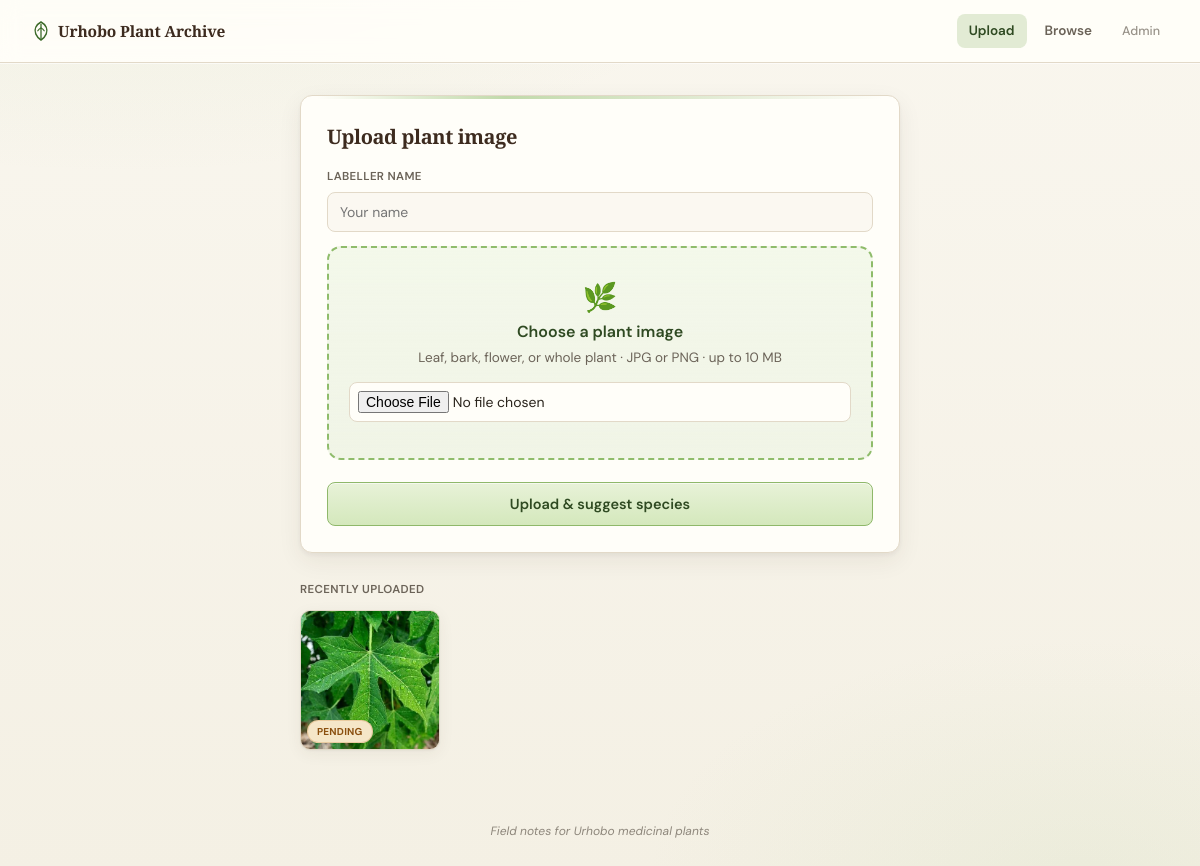
Before: /upload with the older database file.
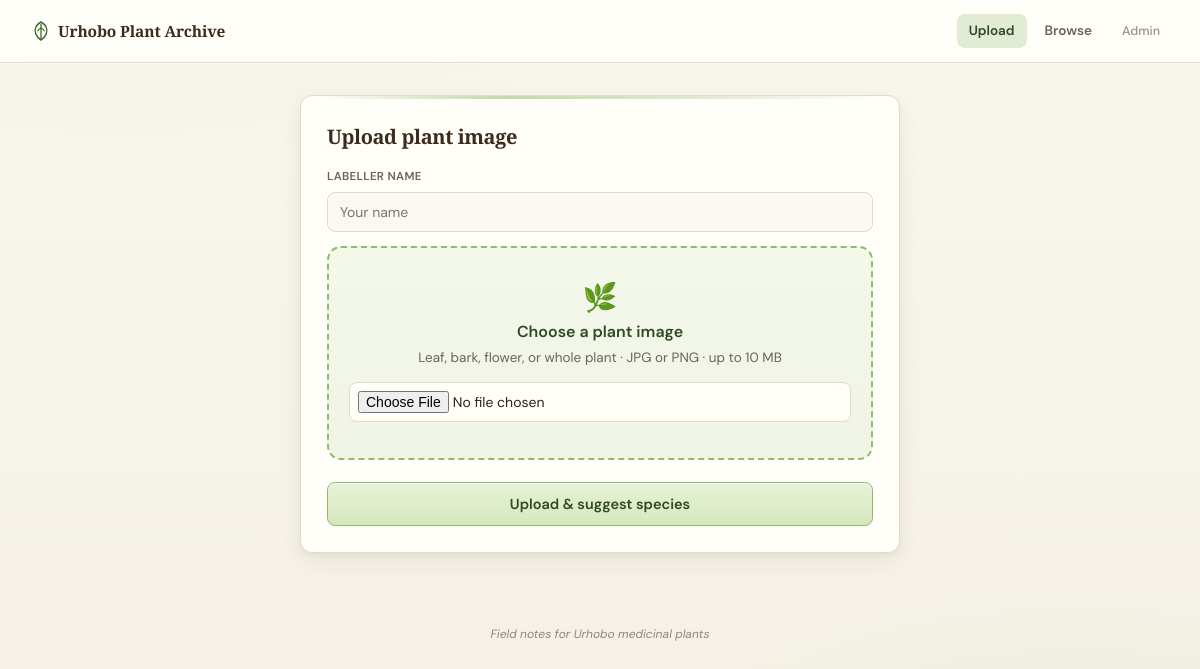
After: the same page with the newer database file.
### tables this page shows
CREATE TABLE images (
    image_id              INTEGER PRIMARY KEY AUTOINCREMENT,
    filename              TEXT NOT NULL,
    species_id            INTEGER,
    suggested_species_id  INTEGER,
    suggestion_score      REAL,
    image_type            TEXT CHECK (image_type IN ('leaf', 'bark', 'flower', 'whole_plant')),
    labeller              TEXT,
    date_annotated        DATETIME,
    date_uploaded         DATETIME DEFAULT CURRENT_TIMESTAMP,
    status                TEXT DEFAULT 'pending' CHECK (status IN ('pending', 'annotated')),
    FOREIGN KEY (species_id) REFERENCES plants(species_id),
    FOREIGN KEY (suggested_species_id) REFERENCES plants(species_id)
);

### app.py (the view, shortened to what this page needs)
    @app.route("/upload", methods=["GET", "POST"])
    def upload():
        db = db_module.get_db()
        recent = db.execute(
            "SELECT * FROM images ORDER BY date_uploaded DESC LIMIT 6"
        ).fetchall()
        return render_template("upload.html", recent=recent)

### db.py (called while the page is built)
def get_db():
    if "db" not in g:
        g.db = sqlite3.connect(
            current_app.config["DATABASE"],
            detect_types=sqlite3.PARSE_DECLTYPES,
        )
        g.db.row_factory = sqlite3.Row
        g.db.execute("PRAGMA foreign_keys = ON")
    return g.db

### templates/upload.html (shortened to what this page needs)
{% extends "base.html" %}
{% block content %}
<div class="card">
  <div class="title">Upload plant image</div>
  <form method="post" enctype="multipart/form-data">
    <label class="label">Labeller name</label>
    <input type="text" name="labeller" placeholder="Your name">
    <div class="dropzone">
      <div style="font-size:28px; color:#3D6B2A; margin-bottom:8px; line-height:1;">🌿</div>
      <div style="font-weight:600; margin-bottom:4px; color:#2F4A22;">Choose a plant image</div>
      <div class="muted" style="margin-bottom:14px;">Leaf, bark, flower, or whole plant · JPG or PNG · up to 10&nbsp;MB</div>
      <input type="file" name="image" accept=".jpg,.jpeg,.png" required>
    </div>
    <button type="submit" class="btn-green btn-block">Upload &amp; suggest species</button>
  </form>
</div>
{% if recent %}
<div style="margin-top:28px;">
  <div class="label" style="margin-bottom:12px;">Recently uploaded</div>
  <div class="grid">
    {% for img in recent %}
    <div>
      <div class="thumb">
        <img src="{{ url_for('static', filename='uploads/' + img['filename']) }}" alt="">
        {% if img['status'] == 'annotated' %}
          <span class="badge badge-green">annotated</span>
        {% else %}
          <span class="badge badge-amber">pending</span>
        {% endif %}
      </div>
    </div>
    {% endfor %}
  </div>
</div>
{% endif %}
{% endblock %}

### templates/base.html (shortened to what this page needs)
<!DOCTYPE html>
<html lang="en">
<head>
  <link rel="stylesheet" href="{{ url_for('static', filename='style.css') }}">
</head>
<body>
  <nav>
    <a href="{{ url_for('index') }}" class="brand">
      <span class="brand-leaf" aria-hidden="true">
      </span>
      Urhobo Plant Archive
    </a>
    <a href="{{ url_for('upload') }}" class="{% if request.endpoint == 'upload' %}active{% endif %}">Upload</a>
    <a href="{{ url_for('browse') }}" class="{% if request.endpoint == 'browse' %}active{% endif %}">Browse</a>
    {% if session.get('is_admin') %}
      <a href="{{ url_for('admin_manage') }}" class="{% if request.endpoint and request.endpoint.startswith('admin') %}active{% endif %}">Admin</a>
      <a href="{{ url_for('admin_logout') }}" class="nav-muted">Lock</a>
    {% else %}
      <a href="{{ url_for('admin_login') }}" class="nav-muted">Admin</a>
    {% endif %}
  </nav>
  <main>
    {% block content %}{% endblock %}
  </main>
  <footer class="site-footer">
    <span>Field notes for Urhobo medicinal plants</span>
  </footer>
</body>
</html>

### static/style.css (style rules this page uses)
:root { --soil: #3D2B1F; --bark: #5C4033; --moss: #2F4A22; --leaf: #3D6B2A; --leaf-mid: #5A8F3D; --leaf-soft: #8FBC6B; --sage: #C5D9B0; --cream: #F7F4EC; --parchment: #FBF8F1; --paper: #FFFEF9; --wheat: #E8DFC8; --clay: #D4C4A8; --amber: #C4782A; --amber-soft: #F5E6C8; --ink: #2A241C; --muted: #6B6358; --line: #E2D9C8; --line-soft: #EDE6D8; --radius: 12px; --radius-sm: 8px; --shadow-soft: 0 1px 2px rgba(61, 43, 31, 0.04), 0 4px 16px rgba(61, 43, 31, 0.06); --shadow-card: 0 2px 4px rgba(61, 43, 31, 0.05), 0 8px 24px rgba(61, 43, 31, 0.07); }
* { box-sizing: border-box; margin: 0; padding: 0; }
html { scroll-behavior: smooth; }
body { font-family: 'DM Sans', -apple-system, 'Helvetica Neue', Arial, sans-serif; background: var(--cream); color: var(--ink); line-height: 1.5; min-height: 100vh; position: relative; }
nav { display: flex; align-items: center; gap: 6px; padding: 14px 28px; background: rgba(255, 254, 249, 0.92); backdrop-filter: blur(10px); border-bottom: 1px solid var(--line); position: sticky; top: 0; z-index: 50; box-shadow: 0 1px 0 rgba(255,255,255,0.6); }
nav a { color: var(--muted); text-decoration: none; font-size: 13.5px; font-weight: 600; padding: 7px 12px; border-radius: 8px; transition: color 0.15s, background 0.15s; }
nav a.active { color: var(--moss); background: rgba(197, 217, 176, 0.5); }
nav .brand { display: flex; align-items: center; gap: 8px; font-family: 'Source Serif 4', Georgia, serif; font-weight: 700; font-size: 15.5px; color: var(--soil); margin-right: auto; padding: 4px 8px 4px 4px; letter-spacing: -0.01em; }
.brand-leaf { display: flex; color: var(--leaf); flex-shrink: 0; }
.nav-muted { opacity: 0.7; font-weight: 500; font-size: 12.5px !important; }
main { max-width: 640px; margin: 0 auto; padding: 32px 20px 48px; }
.card { background: var(--paper); border-radius: var(--radius); border: 1px solid var(--line); padding: 26px; box-shadow: var(--shadow-card); position: relative; }
.card::before { content: ""; position: absolute; top: 0; left: 16px; right: 16px; height: 3px; background: linear-gradient(90deg, transparent, var(--leaf-soft), var(--sage), transparent); border-radius: 0 0 2px 2px; opacity: 0.55; }
.title { font-family: 'Source Serif 4', Georgia, serif; font-size: 20px; font-weight: 700; color: var(--soil); margin-bottom: 16px; letter-spacing: -0.02em; }
.label { font-size: 11.5px; font-weight: 600; letter-spacing: 0.03em; text-transform: uppercase; color: var(--muted); display: block; margin-bottom: 6px; margin-top: 14px; }
.label:first-child { margin-top: 0; }
input[type=text], input[type=password], input[type=file], select, textarea { width: 100%; height: 40px; border: 1.5px solid var(--line); border-radius: var(--radius-sm); padding: 0 12px; font-size: 14px; font-family: inherit; color: var(--ink); background: var(--parchment); transition: border-color 0.15s, box-shadow 0.15s, background 0.15s; }
input[type=file] { padding: 8px; height: auto; background: var(--paper); }
button, .btn { border: 1.5px solid var(--clay); border-radius: var(--radius-sm); padding: 10px 18px; font-size: 13.5px; font-weight: 600; font-family: inherit; color: var(--bark); background: var(--paper); cursor: pointer; text-decoration: none; display: inline-block; transition: background 0.15s, border-color 0.15s, transform 0.1s; }
.btn-green { background: linear-gradient(180deg, #E8F2D8 0%, #D4E8BC 100%); border-color: #8FB86A; color: var(--moss); box-shadow: 0 1px 0 rgba(255,255,255,0.6) inset; }
.btn-block { width: 100%; text-align: center; padding: 12px 18px; font-size: 14.5px; }
.dropzone { border: 2px dashed var(--leaf-soft); border-radius: 14px; background: linear-gradient(180deg, rgba(234, 243, 222, 0.55) 0%, rgba(197, 217, 176, 0.25) 100%); padding: 36px 20px; text-align: center; margin: 14px 0 22px; transition: border-color 0.2s, background 0.2s; }
.muted { color: var(--muted); font-size: 13.5px; }
.site-footer { text-align: center; padding: 24px 20px 36px; font-size: 12px; color: var(--muted); opacity: 0.75; font-style: italic; }

Changed rows visible on the page:
removed images: filename (picture), status "PENDING"
Other visible differences:
text no longer shown: "RECENTLY UPLOADED"
